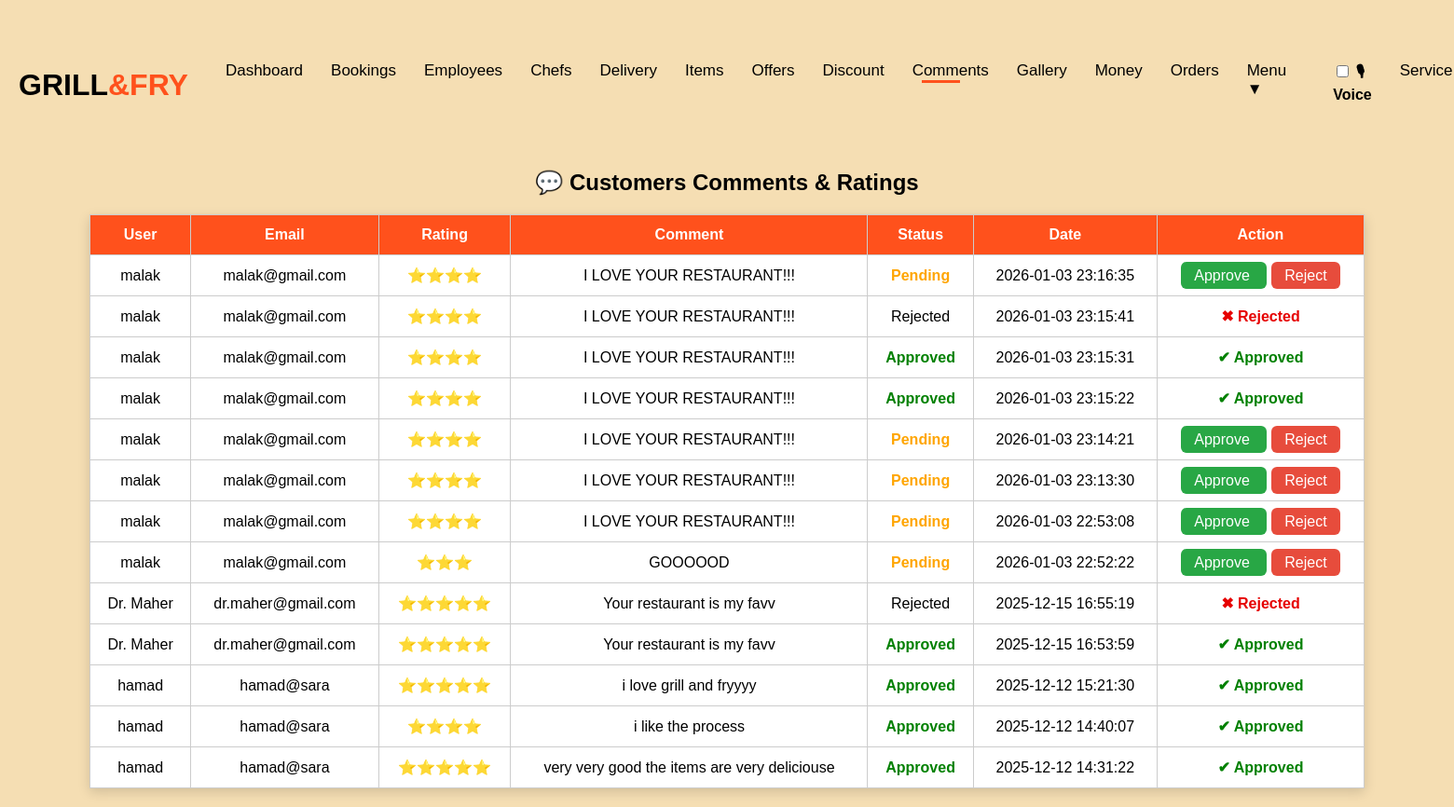
/admin_comments.php (signed in), run on the app's committed database.
### tables this page shows
CREATE TABLE `reviews` (
  `id` int(11) NOT NULL,
  `user_id` int(11) NOT NULL,
  `rating` int(11) DEFAULT NULL CHECK (`rating` between 1 and 5),
  `comment` text DEFAULT NULL,
  `status` enum('pending','approved') DEFAULT 'pending',
  `created_at` timestamp NOT NULL DEFAULT current_timestamp()
);

CREATE TABLE `grill_fry_users` (
  `id` int(11) UNSIGNED NOT NULL,
  `name` varchar(255) DEFAULT NULL,
  `email` varchar(255) DEFAULT NULL,
  `password` varchar(255) NOT NULL,
  `admin` tinyint(1) NOT NULL DEFAULT 0,
  `phone` varchar(50) NOT NULL,
  `gender` varchar(10) NOT NULL,
  `birthday` date NOT NULL DEFAULT '2000-01-01',
  `profile_image` varchar(255) DEFAULT NULL,
  `avatar` varchar(255) DEFAULT NULL,
  `created_at` datetime DEFAULT current_timestamp()
);

### admin_comments.php (the view, shortened to what this page needs)
<?php
require 'connection.php';
$sql = "
SELECT r.id, r.rating, r.comment, r.status, r.created_at, u.name, u.email
FROM reviews r
JOIN grill_fry_users u ON r.user_id = u.id
ORDER BY r.created_at DESC
";
$result = $connection->query($sql);
?>
<!DOCTYPE html>
<html>
<head>
</head>
<body>
<?php include 'admin_nav.php'; ?>
<h2>💬 Customers Comments & Ratings</h2>
<table>
  <tr>
    <th>User</th>
    <th>Email</th>
    <th>Rating</th>
    <th>Comment</th>
    <th>Status</th>
    <th>Date</th>
    <th>Action</th>
  </tr>
  <?php if ($result->num_rows == 0): ?>
    <tr>
      <td colspan="7">No comments yet.</td>
    </tr>
  <?php else: ?>
    <?php while ($row = $result->fetch_assoc()): ?>
      <tr>
        <td><?php echo htmlspecialchars($row['name']); ?></td>
        <td><?php echo htmlspecialchars($row['email']); ?></td>
        <td><?php echo str_repeat("⭐", $row['rating']); ?></td>
        <td><?php echo htmlspecialchars($row['comment']); ?></td>
        <td class="
<?php
    if ($row['status'] == 'pending') echo 'status-pending';
    elseif ($row['status'] == 'approved') echo 'status-approved';
    elseif ($row['status'] == 'expected' || $row['status'] == 'rejected') echo 'status-expected';
?>">
<?php
    if ($row['status'] == 'pending') {
        echo 'Pending';
    } elseif ($row['status'] == 'approved') {
        echo 'Approved';
    } elseif ($row['status'] == 'expected' || $row['status'] == 'rejected') {
        echo 'Rejected';
    } else {
        echo 'Rejected';
    }
?>
</td>
        <td><?php echo $row['created_at']; ?></td>
        <td>
  <?php if ($row['status'] == 'pending'): ?>
    <a href="admin_comments.php?approve=<?= $row['id'] ?>" class="approve-btn">
      Approve
    </a>
    <a href="admin_comments.php?delete=<?= $row['id'] ?>"
       class="delete-btn"
       onclick="return confirm('Reject this comment?');">
       Reject
    </a>
  <?php elseif ($row['status'] == 'approved'): ?>
    <span class="approved-text">✔ Approved</span>
  <?php else: ?>
    <span class="status-expected">✖ Rejected</span>
  <?php endif; ?>
</td>
      </tr>
    <?php endwhile; ?>
  <?php endif; ?>
</table>
</body>
</html>

### admin_nav.php (shortened to what this page needs)
<?php
$current = basename($_SERVER['PHP_SELF']);
?>
<div class="nav">
    <div class="logo"><h1>GRILL<b>&</b><b>FRY</b></h1></div>
    <ul>
        <li><a class="<?= $current == 'admin_dashboard.php' ? 'active' : '' ?>" href="admin_dashboard.php">Dashboard</a></li>
        <li><a class="<?= $current == 'admin.php' ? 'active' : '' ?>" href="admin.php">Bookings</a></li>
        <li><a class="<?= $current == 'employees.php' ? 'active' : '' ?>" href="employees.php">Employees</a></li>
        <li><a class="<?= $current == 'chefs.php' ? 'active' : '' ?>" href="chefs.php">Chefs</a></li>
        <li><a class="<?= $current == 'delivery.php' ? 'active' : '' ?>" href="delivery.php">Delivery</a></li>
        <li><a class="<?= in_array($current, ['items.php','admin_add_item.php']) ? 'active' : '' ?>" href="items.php">Items</a></li>
        <li><a class="<?= in_array($current, ['offers.php','admin_add_offer.php']) ? 'active' : '' ?>" href="offers.php">Offers</a></li>
        <li><a class="<?= $current == 'admin_add_discount.php' ? 'active' : '' ?>" href="admin_add_discount.php">Discount</a></li>
        <li><a class="<?= $current == 'admin_comments.php' ? 'active' : '' ?>" href="admin_comments.php">Comments</a></li>
        <li><a class="<?= $current == 'admin_gallery.php' ? 'active' : '' ?>" href="admin_gallery.php">Gallery</a></li>
        <li><a class="<?= $current == 'money.php' ? 'active' : '' ?>" href="money.php">Money</a></li>
        <li><a class="<?= $current == 'admin_orders.php' ? 'active' : '' ?>" href="admin_orders.php">Orders</a></li>
        <li class="dropdown">
          <a class="dropdown-toggle <?= in_array($current, ['admin_menu.php', 'admin_add_type.php', 'admin_types.php']) ? 'active' : '' ?>">
                Menu <span class="arrow">▼</span>
          </a>
        </li>
        <li style="margin-left:20px;">
            <label style="cursor:pointer;font-weight:bold;">
                <input type="checkbox" id="voiceToggle">
                🎙 Voice
            </label>
        </li>
        <li>
    <a class="<?= $current == 'admin_service_requests.php' ? 'active' : '' ?>"
       href="admin_service_requests.php">
       Service
    </a>
</li>
    </ul>
</div>

### admin_comments.php (style rules this page uses)
body { background-color: wheat; font-family: Arial, sans-serif; margin: 0; padding: 20px; }
h2 { text-align: center; color: #000; margin: 20px 0; }
table { width: 90%; margin: auto; border-collapse: collapse; background: white; box-shadow: 0 4px 12px rgba(0,0,0,0.15); }
th, td { padding: 12px; border: 1px solid #ccc; text-align: center; }
th { background-color: #ff511c; color: white; }
.status-pending { color: orange; font-weight: bold; }
.status-approved { color: green; font-weight: bold; }
.approve-btn { background-color: #28a745; padding: 6px 14px; border-radius: 6px; color: white; text-decoration: none; }
.approved-text { color: green; font-weight: bold; }
.delete-btn { background-color: #e74c3c; padding: 6px 14px; border-radius: 6px; color: white; text-decoration: none; margin-left: 5px; }
.status-expected { color: red; font-weight: bold; }
.status-expected { color: #e60000; font-weight: bold; }

### admin_nav.php (style rules this page uses)
.dropdown { position: relative; }
.arrow { display: inline-block; transition: transform 0.25s ease; }
.nav { width: 100%; display: flex; justify-content: space-between; align-items: center; padding: 30px 0; }
.nav .logo h1 { font-weight: 600; font-family: sans-serif; color: #000000; }
.nav .logo b { color:#ff511c; }
.nav ul { display: flex; list-style: none; }
.nav ul li { margin-right:30px; }
.nav ul li a { text-decoration: none; color:#000000; font-weight: 500; font-size:17px; }
.nav ul .active::after { content: ''; width: 50%; height: 3px; background-color: #ff511c; display: flex; position: relative; margin-left: 10px; }

### data on the page
reviews: user.name "malak", user.email "malak@gmail.com", rating "⭐⭐⭐⭐", comment "I LOVE YOUR RESTAURANT!!!", status "Pending", created_at "2026-01-03 23:16:35"
reviews: user.name "malak", user.email "malak@gmail.com", rating "⭐⭐⭐⭐", comment "I LOVE YOUR RESTAURANT!!!", status "Rejected", created_at "2026-01-03 23:15:41"
reviews: user.name "malak", user.email "malak@gmail.com", rating "⭐⭐⭐⭐", comment "I LOVE YOUR RESTAURANT!!!", status "Approved", created_at "2026-01-03 23:15:31"
reviews: user.name "malak", user.email "malak@gmail.com", rating "⭐⭐⭐⭐", comment "I LOVE YOUR RESTAURANT!!!", status "Approved", created_at "2026-01-03 23:15:22"
reviews: user.name "malak", user.email "malak@gmail.com", rating "⭐⭐⭐⭐", comment "I LOVE YOUR RESTAURANT!!!", status "Pending", created_at "2026-01-03 23:14:21"
reviews: user.name "malak", user.email "malak@gmail.com", rating "⭐⭐⭐⭐", comment "I LOVE YOUR RESTAURANT!!!", status "Pending", created_at "2026-01-03 23:13:30"
reviews: user.name "malak", user.email "malak@gmail.com", rating "⭐⭐⭐⭐", comment "I LOVE YOUR RESTAURANT!!!", status "Pending", created_at "2026-01-03 22:53:08"
reviews: user.name "malak", user.email "malak@gmail.com", rating "⭐⭐⭐", comment "GOOOOOD", status "Pending", created_at "2026-01-03 22:52:22"
reviews: user.name "Dr. Maher", user.email "dr.maher@gmail.com", rating "⭐⭐⭐⭐⭐", comment "Your restaurant is my favv", status "Rejected", created_at "2025-12-15 16:55:19"
reviews: user.name "Dr. Maher", user.email "dr.maher@gmail.com", rating "⭐⭐⭐⭐⭐", comment "Your restaurant is my favv", status "Approved", created_at "2025-12-15 16:53:59"
reviews: user.name "hamad", user.email "hamad@sara", rating "⭐⭐⭐⭐⭐", comment "i love grill and fryyyy", status "Approved", created_at "2025-12-12 15:21:30"
reviews: user.name "hamad", user.email "hamad@sara", rating "⭐⭐⭐⭐", comment "i like the process", status "Approved", created_at "2025-12-12 14:40:07"
reviews: user.name "hamad", user.email "hamad@sara", rating "⭐⭐⭐⭐⭐", comment "very very good the items are very deliciouse", status "Approved", created_at "2025-12-12 14:31:22"
